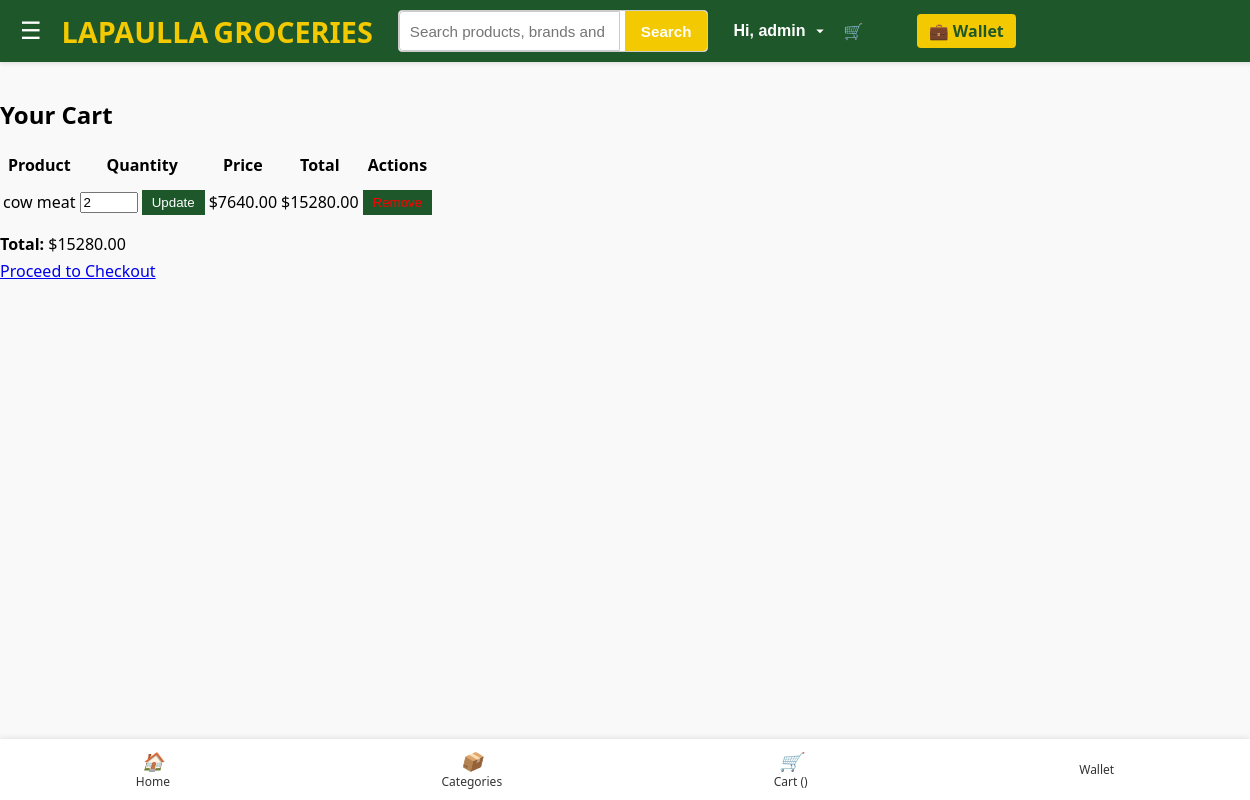
The page /store/cart/ (signed in) on the database as committed earlier.
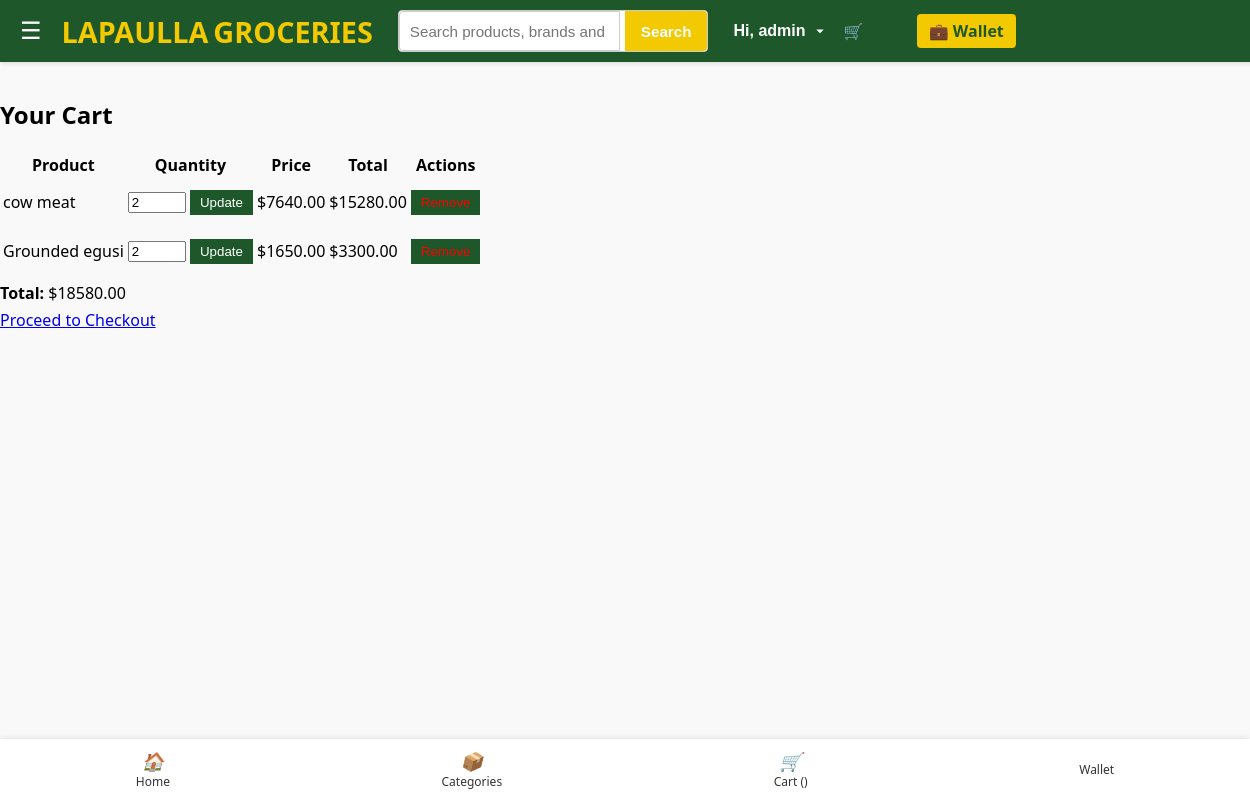
The same page on the database as committed later.
### store/models.py (models this page shows, shortened)
class CartItem(models.Model):
    cart = models.ForeignKey(Cart, on_delete=models.CASCADE, related_name='items')
    product = models.ForeignKey(Product, on_delete=models.CASCADE)
    quantity = models.PositiveIntegerField(default=1)

class Product(models.Model):
    name = models.CharField(max_length=200)
    category = models.ForeignKey(Category, on_delete=models.CASCADE)
    price = models.DecimalField(max_digits=10, decimal_places=2)
    description = models.TextField(blank=True)
    image = models.ImageField(upload_to='products/', blank=True, null=True)
    stock_quantity = models.IntegerField(default=0)
    available = models.BooleanField(default=True)

### store/views.py (the view)
# urls.py: path('cart/', cart_view, name='cart'),
@login_required
def cart_view(request):
    cart, _ = Cart.objects.get_or_create(user=request.user)
    total = 0
    for item in cart.items.all():
        if isinstance(item.product, SoupKit):
            total += item.product.price  # Use the SoupKit's price
        else:
            total += item.product.price * item.quantity
    return render(request, 'store/cart.html', {
        'cart': cart,
        'total': total,
        'wallet_balance': Wallet.objects.get(user=request.user).balance
    })

### store/templatetags/cart_extras.py (called while the page is built)
@register.filter(name='multiply')
def multiply(value, arg):
    try:
        return value * arg
    except (ValueError, TypeError):
        return ''

### store/templates/store/cart.html (shortened to what this page needs)
{% extends 'store/base.html' %}
{% load cart_extras %}
{% block content %}
<h2>Your Cart</h2>
{% if cart.items.exists %}
    <table>
        <thead>
            <tr>
                <th>Product</th>
                <th>Quantity</th>
                <th>Price</th>
                <th>Total</th>
                <th>Actions</th>
            </tr>
        </thead>
        <tbody>
            {% for item in cart.items.all %}
            <tr>
                <td>{{ item.product.name }}</td>
                <td>
                    <form method="post" action="{% url 'store:update_cart_item' item.id %}">
                        <input type="number" name="quantity" value="{{ item.quantity }}" min="1" style="width: 50px;">
                        <button type="submit">Update</button>
                    </form>
                </td>
                <td>${{ item.product.price }}</td>
                <td>${{ item.product.price|multiply:item.quantity|floatformat:2 }}</td>
                <td>
                    <form method="post" action="{% url 'store:remove_from_cart' item.id %}">
                        <button type="submit" style="color:red;">Remove</button>
                    </form>
                </td>
            </tr>
            {% endfor %}
        </tbody>
    </table>
    <p><strong>Total:</strong> ${{ total|floatformat:2 }}</p>
    <a href="{% url 'store:checkout' %}">Proceed to Checkout</a>
{% else %}
    <p>Your cart is empty.</p>
{% endif %}
{% endblock %}

### store/templates/store/base.html (shortened to what this page needs)
{% load static %}
<!DOCTYPE html>
<html lang="en">
<head>
    <link rel="stylesheet" href="{% static 'css/custom.css' %}">
</head>
<header class="main-header">
    <div class="container">
        <div class="left-section">
            <button class="menu-toggle" id="menuToggle">☰</button>
            <a href="{% url 'store:home' %}" class="logo">
                <span class="brand-main">LAPAULLA</span>
                <span class="highlighted-brand">GROCERIES</span>
            </a>
        </div>
        <form method="GET" action="{% url 'store:search' %}" class="search-bar">
            <input type="text" name="q" placeholder="Search products, brands and categories">
            <button type="submit">Search</button>
        </form>
        <div class="right-section">
            <div class="account-dropdown">
                <button class="account-trigger" id="accountTrigger">
                    {% if user.is_authenticated %}
                        Hi, {{ user.first_name|default:user.username }}
                    {% else %}
                        Account
                    {% endif %}
                    <svg width="18" height="18" viewBox="0 0 24 24">
                        <path d="M7 10l5 5 5-5z" fill="currentColor" />
                    </svg>
                </button>
            </div>
            <a href="{% url 'store:cart' %}" class="cart-icon">🛒 Cart</a>
            <a href="{% url 'store:wallet' %}" class="wallet-link">💼 Wallet</a>
        </div>
    </div>
</header>
    <main>
        {% block content %}{% endblock %}
    </main>
    <nav class="bottom-nav">
        <a href="{% url 'store:home' %}" class="{% if request.path == '/' %}active{% endif %}">
            <i>🏠</i> Home
        </a>
        <a href="#" id = "bottomCategories">
            <i>📦</i> Categories
        </a>
        {% if user.is_authenticated %}
        <a href="{% url 'store:cart' %}">
            <i>🛒</i> Cart ({{ cart_item_count }})
        </a>
        <a href="{% url 'store:wallet' %}">
            Wallet
        </a>
        {% endif %}
    </nav>
</body>
</html>

### static/css/custom.css (style rules this page uses)
header { background-color: #1d572a; color: white; padding: 20px; text-align: center; }
nav a { color: white; margin: 0 10px; text-decoration: none; }
.search-bar { flex-grow: 1; max-width: 600px; min-width: 250px; display: flex; margin: 0 20px; border: 1px solid #ccc; border-radius: 4px; background-color: white; overflow: hidden; height: 40px; }
.search-bar input[type="text"] { flex: 1; border: none; padding: 8px 12px; font-size: 0.95rem; outline: none; }
.search-bar button { background-color: #f3a000; color: white; border: none; padding: 0 16px; font-weight: bold; cursor: pointer; border-left: 1px solid #ccc; font-size: 0.95rem; }
.main-header .container { display: flex; justify-content: space-between; align-items: center; flex-wrap: wrap; gap: 15px; }
.left-section { display: flex; align-items: center; margin-right: 10px; }
.right-section { display: flex; align-items: center; gap: 15px; margin-left: 10px; }
form { margin: 10px 0; }
form input[type="text"], form input[type="password"] { padding: 5px; margin-right: 5px; }
form button { padding: 5px 10px; background-color: #1d572a; color: white; border: none; cursor: pointer; }
p { margin: 5px 0; }
.navbar, .main-header, .brand-link, .sidebar, .main-sidebar { background-color: #1d572a !important; color: white !important; }
.account-dropdown { position: relative; display: inline-block; }
.account-dropdown button { background-color: transparent; color: white; padding: 0; border: none; cursor: pointer; font-size: inherit; }
.account-trigger { background: none; border: none; font-size: 1rem; cursor: pointer; color: #1d572a; display: flex; align-items: center; gap: 5px; }
.main-header { position: sticky; top: 0; width: 100%; background-color: #fff; box-shadow: 0 2px 4px rgba(0, 0, 0, 0.1); z-index: 1000; padding: 10px 20px; }
.main-header .container { display: flex; justify-content: space-between; gap: 15px; align-items: center; flex-wrap: wrap; }
.left-section { display: flex; align-items: center; gap: 10px; }
.search-bar { flex: 1; display: flex; margin: 0 auto; max-width: 600px; }
.search-bar input[type="text"] { flex: 1; padding: 10px; border: 1px solid #ccc; border-radius: 4px 0 0 4px; }
.search-bar button { padding: 10px 16px; background-color: #f3c901; border: none; border-radius: 0 4px 4px 0; cursor: pointer; font-weight: bold; }
.right-section { display: flex; align-items: center; gap: 15px; }
.cart-icon { font-weight: bold; color: #1d572a; text-decoration: none; }
.logo { font-size: 1.8rem; font-weight: bold; text-decoration: none; display: flex; align-items: center; gap: 5px; }
.brand-main { color: #f3c901; font-weight: 800; }
.highlighted-brand { color: #f3c901; font-weight: 900; }
.wallet-link { font-weight: bold; text-decoration: none; color: #1d572a; background-color: #f3c901; padding: 6px 12px; border-radius: 4px; }
.menu-toggle { background: #f3c901; border: none; font-size: 24px; color: #1d572a; cursor: pointer; margin-right: 10px; }

### store/templates/store/base.html (style rules this page uses)
header { background-color: #006400; color: white; padding: 1rem; text-align: center; display: flex; justify-content: space-between; align-items: center; flex-wrap: wrap; z-index: 100; }
main { padding-bottom: 80px; padding-top: 1rem; }
.bottom-nav { position: fixed; bottom: 0; left: 0; width: 100%; background-color: #ffffff; box-shadow: 0 -1px 6px rgba(0, 0, 0, 0.1); display: flex; justify-content: space-around; align-items: center; padding: 10px 0; z-index: 1000; }
.bottom-nav a { text-align: center; color: #333; font-size: 12px; text-decoration: none; }
.bottom-nav i { display: block; font-size: 18px; }
.account-dropdown { position: relative; display: inline-block; }
.account-trigger { background: none; border: none; font-size: 1rem; cursor: pointer; color: #fff; display: flex; align-items: center; gap: 5px; font-weight: bold; }
.menu-toggle { background: none; border: none; font-size: 1.5rem; color: #fff; cursor: pointer; padding: 0; margin-right: 10px; }
.left-section { display: flex; align-items: center; }

Rows that differ between the two databases and show on the page:
added CartItem: product.name "Grounded egusi", quantity "2", product.price "1650.00", product.price|multiply "3300.00"
Other text that changed with them:
{{ total|floatformat:2 }}: "15280.00" → "18580.00"
